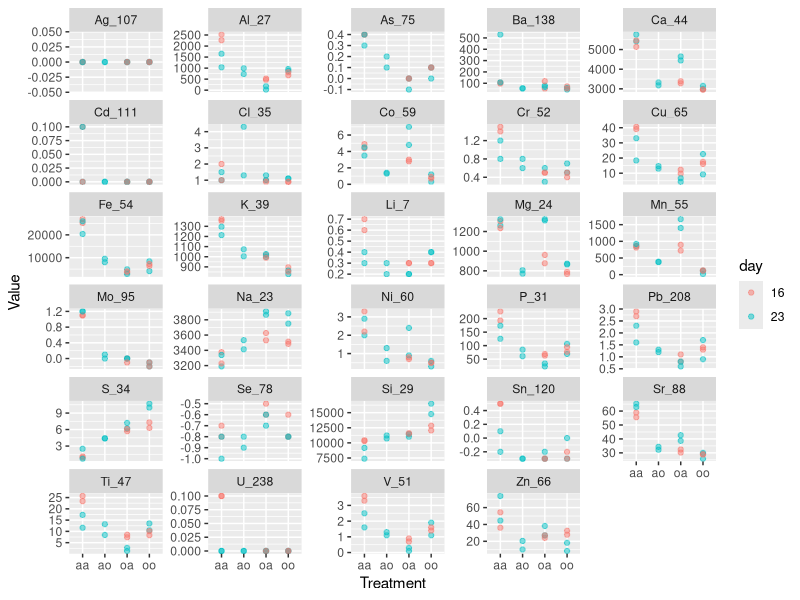
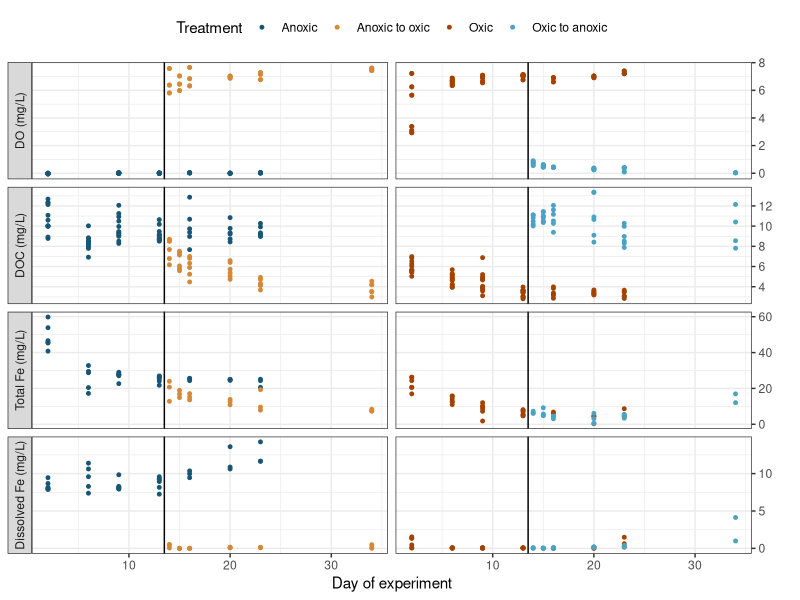
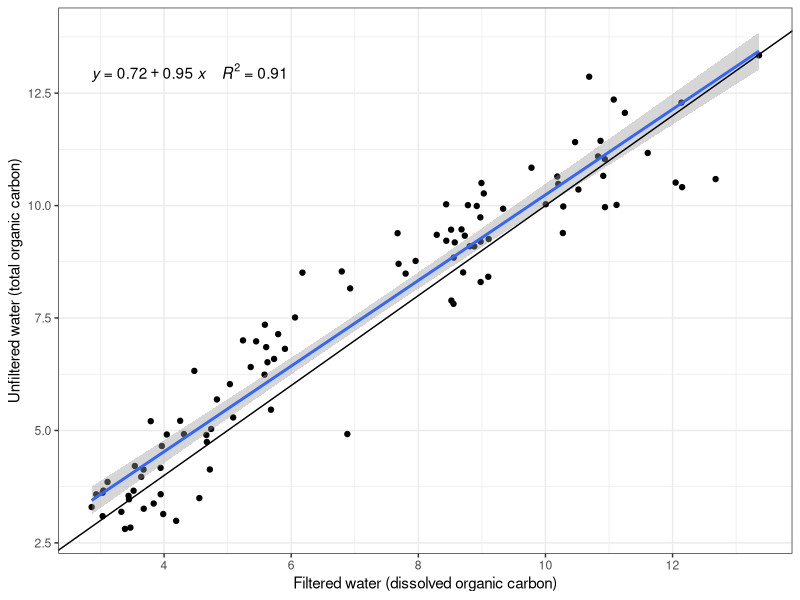
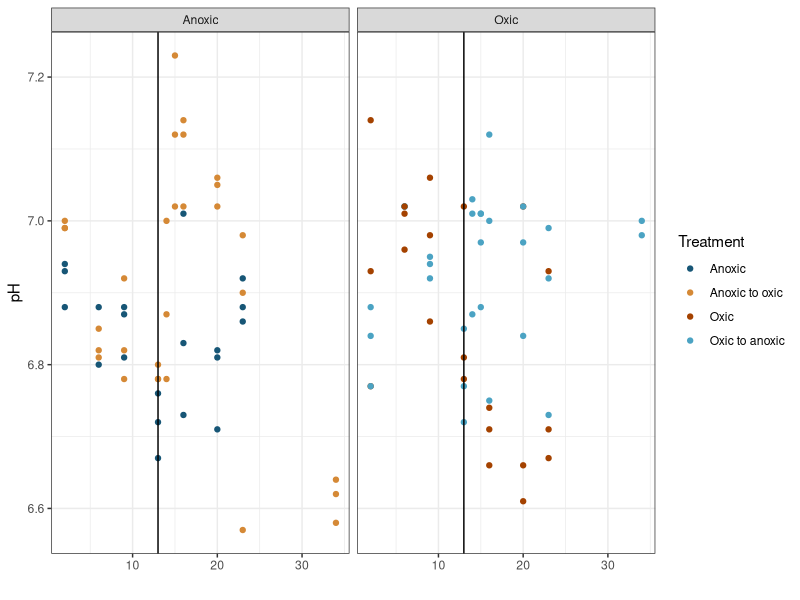
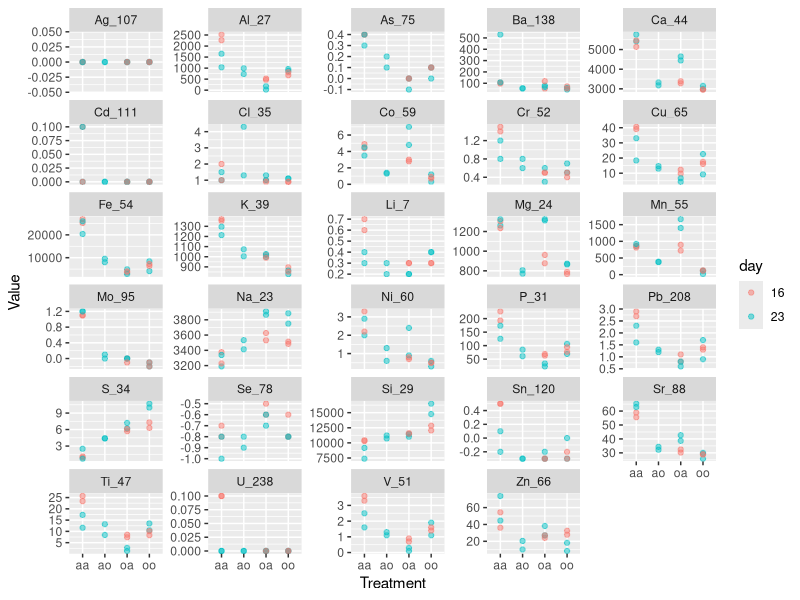

Write R code to recreate these figures, in order.
## ---- chunk 1
knitr::opts_chunk$set(echo = TRUE)
library(tidyverse)
library(ggpubr)

#Load data
oc = read.csv("../data/processed_data/TOC_formatted.csv") #Organic carbon data
fe = read.csv("../data/processed_data/acidified_Fe_formatted.csv") #Iron data 
do = read.csv("../data/processed_data/DO_formatted.csv")  #Dissolved oxygen data

#Combine datasets
full = oc%>%
  full_join(fe, by = c("Treatment", "Sample_day", "Rep", "filt"))%>%
  full_join(do, by = c("Treatment", "Sample_day", "Rep"))%>%
  mutate(Status = ifelse(Treatment %in% c("Anoxic","Anoxic to oxic"),"Anoxic","Oxic"))

#Before the 13th day of the experiment, there was no difference between the anoxic to oxic microcosms and the anoxic microcosms
full$Treatment[full$Treatment=="Anoxic to oxic"&full$Sample_day<=13]<-"Anoxic"
#Before the 13th day of the experiment, there was no difference between the oxic to anoxic microcosms and the oxic microcosms
full$Treatment[full$Treatment=="Oxic to anoxic"&full$Sample_day<=13]<-"Oxic"

#Create descriptive names for the variables that will be plotted as facets
facets = c("DOC (mg/L)", "Dissolved Fe (mg/L)","Total Fe (mg/L)","DO (mg/L)")
names(facets) = c("NPOC_mgL", "Filtered","Unfiltered","DO_mgL")

#Iron includes both filtered and unfiltered samples that are currently grouped in one column (Conc). The code below separates these samples into two columns for plotting
formatted = full%>%
  mutate(Iron = Calculated_Fe_conc_ugL/1000)%>% #convert to mg/L
  pivot_wider(names_from = filt,
              values_from = c(Iron))%>%
  pivot_longer(cols = c(NPOC_mgL, Unfiltered,Filtered,DO_mgL))%>%
  filter(!is.na(Status))

formatted$name <- factor(formatted$name, levels = c("DO_mgL", "NPOC_mgL", "Unfiltered", "Filtered")) #Order the variables how we would like them to be plotted

#Create graph
f = formatted%>%
  ggplot(aes(x = Sample_day, y = value, color = Treatment))+
  geom_point(size  =1)+
  ylab("")+
  xlab("Day of experiment")+
  geom_vline(xintercept = 13.5)+
  scale_color_manual(values = c("#175676","#D58936","#A44200","#4BA3C3")) +
  facet_grid(name~Status, scale = "free_y", switch = "y", labeller = labeller(name = facets))+
  theme_bw()+
  theme(strip.text.x = element_blank(),
        legend.position = "top")+
  scale_y_continuous(position = "right")

#Save plot
jpeg("../figures/combined_exp_graph_full.jpg", width = 6, height = 6, units = "in",res = 300)
f
dev.off()

jpeg("../figures/total_vs_soluble_OC.jpg", width = 4, height = 4, units = "in",res = 300)
oc%>%
  mutate(Status = ifelse(Treatment %in% c("Anoxic","Anoxic to oxic"),"Anoxic","Oxic"))%>%
  pivot_wider(id_cols = c(Sample_day,Treatment,Status, Rep), names_from = filt, values_from = NPOC_mgL)%>%
  ggplot(aes(x = Filtered, y = Unfiltered))+
  geom_point()+
  xlab("Filtered water (dissolved organic carbon)")+
  ylab("Unfiltered water (total organic carbon)")+
  geom_smooth(method = "lm")+
  stat_regline_equation(aes(label =  paste(..eq.label..,..rr.label.., sep = "~~~~")))+
  geom_abline(slope = 1)+
  theme_bw()
dev.off()

jpeg("../figures/incubation_pH.jpg", width = 6, height = 4, units = "in",res = 300)
do%>%
  mutate(Status = ifelse(Treatment %in% c("Anoxic","Anoxic to oxic"),"Anoxic","Oxic"))%>%
  ggplot(aes(x = Sample_day, y = pH, color = Treatment))+
  geom_point()+
  geom_vline(xintercept = 13)+
  scale_color_manual(values = c("#175676","#D58936","#A44200","#4BA3C3"))+
  theme_bw()+
  ylab("pH")+
  xlab("")+ 
  facet_wrap(~Status)
dev.off()
## ---- chunk 2
icp = read.csv("../data/processed_data/ICP_clean.csv")

g = icp%>%
  filter(filt == "Unfiltered")%>%
  mutate(day = as.factor(Sample_day))%>%
  ggplot(aes(x = Treatment, y = Value, color = day))+
  geom_point(alpha=0.5)+
  facet_wrap(~Element, scales = "free_y", ncol = 5)
g

jpeg("../figures/ICP_unfilt.jpg", width = 6.5, height = 9, units = "in", res = 300)
g
dev.off()
